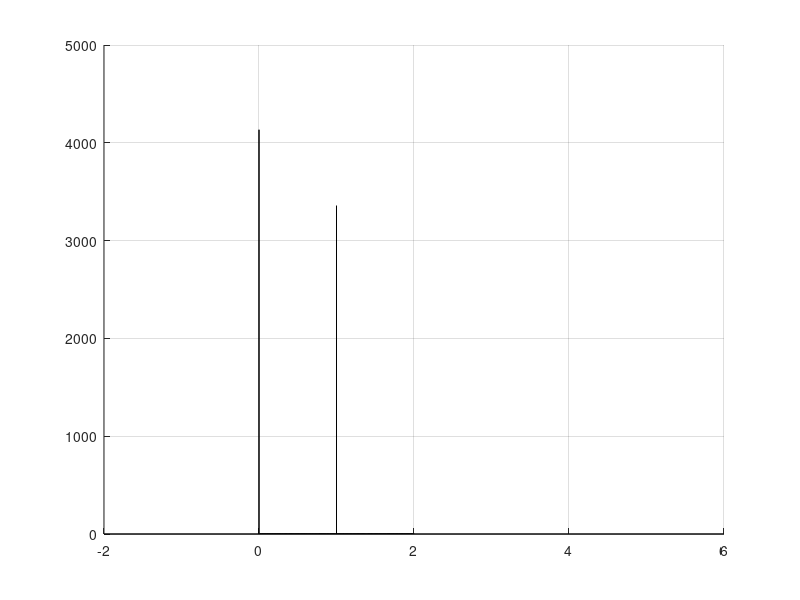

The MATLAB script that drew this image:
clear all; close all; clc

N = 100000;

U = 4*rand(1, N);
idx1 = (U <=1);
idx2 = (U > 2);
X = zeros(1,N);
X(idx1) = 2*rand(1,sum(idx1));
X(idx2) = (rand(1,sum(idx2)) < 2/3);

dx = 0.0001; 
x = -1 : dx : 5 ;
pdfX_sim = hist(X,x)/(N*dx);

figure; hold on; grid on;
bar(x,pdfX_sim);